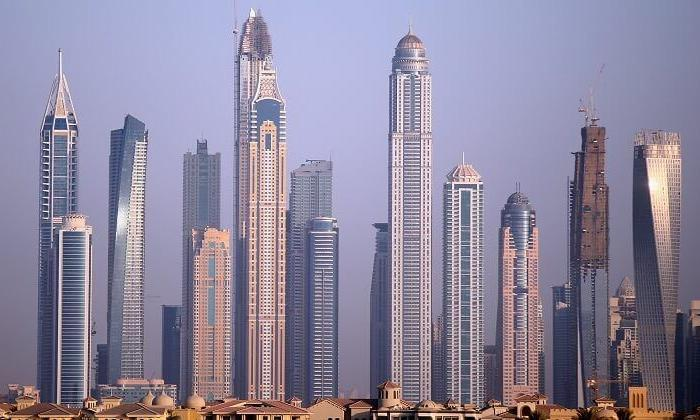
#> input picture pictures/kule.jpg, 700 x 420 px, found by its file name
$ python opencv_10.py
#> lines starting #> are read from the running program, lines starting #| are printed output that depends on the picture
import cv2
import matplotlib.pyplot as plt
import numpy as np

"""
BULANIKLAŞTIRMA
- Görüntü bulanıklığı, görüntünün düşük geçişli bir filtre uygulamasıyla elde edilir.
- Gürültüyü gidermek için kullanışlıdır. Aslında görüntüden yüksek frekanslı içeriği(örn. parazir, kenarlar) kaldırır.
- Opencv, üç ana tür bulanıklaştırma tekniği sağlar.
-- Ortalama bulanıklaştırma
-- Gauss bulanıklaştırma
-- Medyan bulanıklaştırma

Ortalama Bulanıklaştrıma:
Bir görüntünün normalleştirilmiş bir kutu filtresiyle sarılmasıyla yapılır.
Çekirdek alanı altındaki tüm piksellerin ortalamasını alır ve bu ortalamayı merkezi öğe ile yer değiştirir.

Gauss Bulanıklaştırma:
Bu yöntemde kutu filtresi yerine Gauss çekirdeği kullanılır.
Pozitif ve tek olması gereken çekirdeğin genişliğini ve yüksekliğini belirtir.
SigmaX ve sigmaY, X ve Y yönlerindeki standart sapmayı belirtmeliyiz.

Medyan Bulanıklaştırma:
Çekirdek alanı altındaki tüm piksellerin medyanını alır ve merkezi öğe bu medyan değerle değiştirilir.
Tuz ve biber gürültüsüne karşı olduça etkilidir.


"""
#blurring (detayı azaltır, gürültüyü engeller)
img = cv2.imread("pictures/kule.jpg")
#> img is the input picture: shape (420, 700, 3); mean B, G, R 157.6, 134.9, 141.6
img = cv2.cvtColor(img, cv2.COLOR_BGR2RGB)
plt.figure(),plt.imshow(img),plt.axis("off"),plt.title("orjinal")

#Ortalama bulanıklaştırma

dst2 = cv2.blur(img, ksize= (3,3))
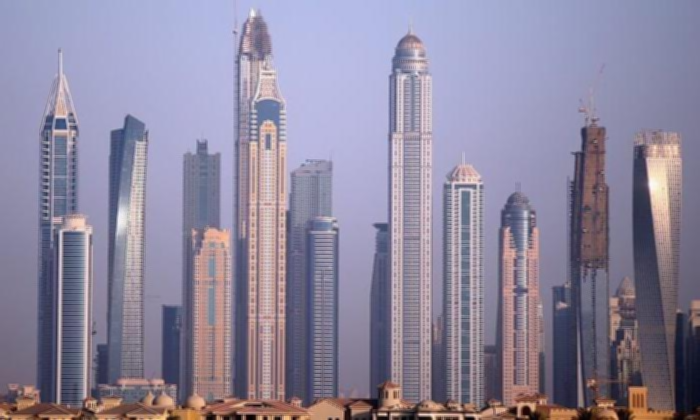
#> dst2: shape (420, 700, 3); mean R, G, B 141.6, 134.9, 157.6
plt.figure(), plt.imshow(dst2), plt.axis("off"),plt.title("ortalama blur")

#gauss blur

gb = cv2.GaussianBlur(img, ksize = (3,3), sigmaX=7)
plt.figure(), plt.imshow(gb), plt.axis("off"),plt.title("gauss blur")

#medyan blur
mb = cv2.medianBlur(img, ksize=3)
plt.figure(), plt.imshow(mb), plt.axis("off"),plt.title("medyan blur")

def gaussianNoise(image):
    row, col, ch = image.shape
    mean = 0
    var = 0.05
    sigma = var**0.5

    gauss = np.random.normal(mean, sigma, (row,col, ch))
    gauss = gauss.reshape(row,col,ch)
    noisy = image + gauss
    return noisy
# içe aktar normalize et
img = cv2.imread("pictures/kule.jpg")
img = cv2.cvtColor(img, cv2.COLOR_BGR2RGB)/255
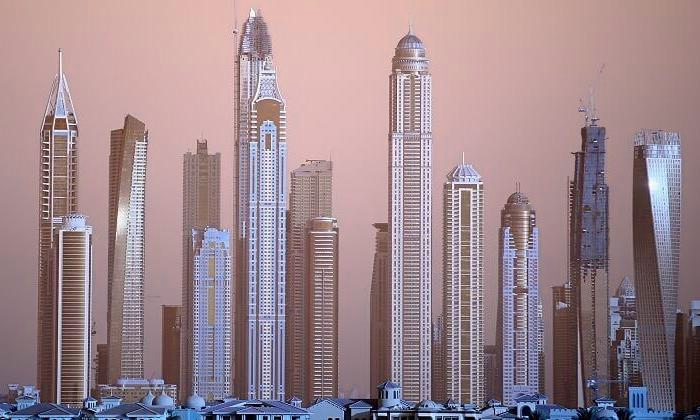
#> img: shape (420, 700, 3) float64; mean B, G, R 0.555, 0.529, 0.618
plt.figure(),plt.imshow(img),plt.axis("off"),plt.title("orjinal")

gaussianNoisyImage = gaussianNoise(img)
#> in gaussianNoise, `noisy = image + gauss`:
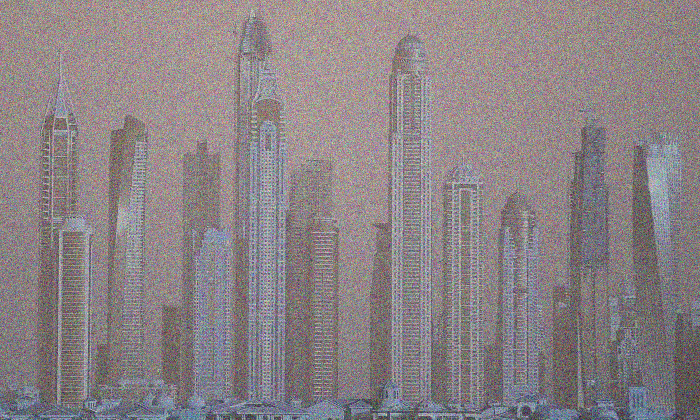
#> noisy: shape (420, 700, 3) float64; mean B, G, R 0.556, 0.53, 0.618; drawn with min black and max white
plt.figure(),plt.imshow(gaussianNoisyImage ),plt.axis("off"),plt.title("gauss noisy")

#gauss blur
gb2 = cv2.GaussianBlur(gaussianNoisyImage, ksize = (3,3), sigmaX=7)
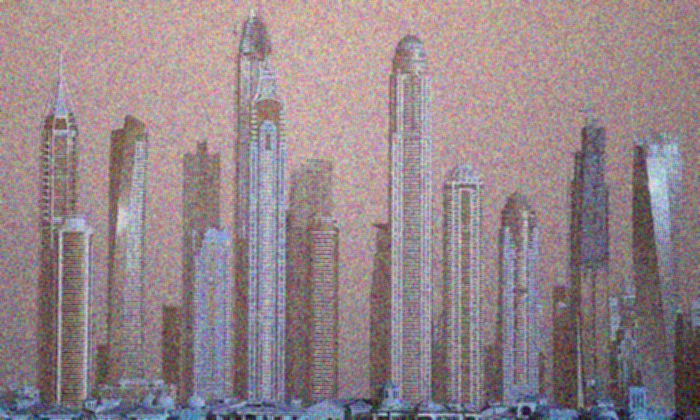
#> gb2: shape (420, 700, 3) float64; mean B, G, R 0.556, 0.53, 0.618; drawn with min black and max white
plt.figure(), plt.imshow(gb2), plt.axis("off"),plt.title("with gauss blur")


#tuz ve karabiber gürültüsü resme siyah ve beyaz noktaların resme rastgele yerleştirilmesi
def saltPapperNoise(image):

    row, col, ch= image.shape
    s_vs_p = 0.5

    amount = 0.004

    noisy = np.copy(image)

    #salt beyaz noktacık ekleme
    num_salt = np.ceil(amount * image.size * s_vs_p)
    coords = [np.random.randint(0, i - 1, int(num_salt)) for i in image.shape ]
    noisy[coords] = 1

    # papper siyah
    num_papper = np.ceil(amount * image.size *  (1 -  s_vs_p))
    coords = [np.random.randint(0, i - 1, int(num_papper)) for i in image.shape ]
    noisy[coords] = 0

    return noisy


spImage = saltPapperNoise(img)
#> (the run stopped early here; a loop or call above may not have finished)

$ run again, with pictures/cat1.jpg copied over pictures/kule.jpg
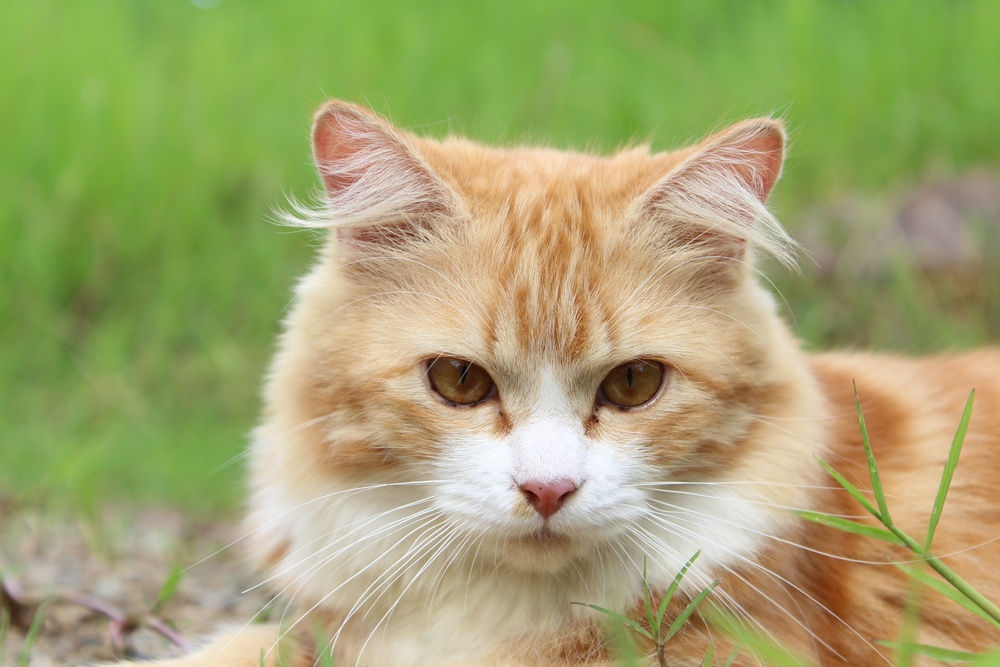
#> input picture pictures/cat1.jpg, 1000 x 667 px, shrunk from 3456 x 2304 before the run, found by its file name
#> img is the input picture: shape (667, 1000, 3); mean B, G, R 111, 164.6, 162.4
#> in gaussianNoise, `noisy = image + gauss`:
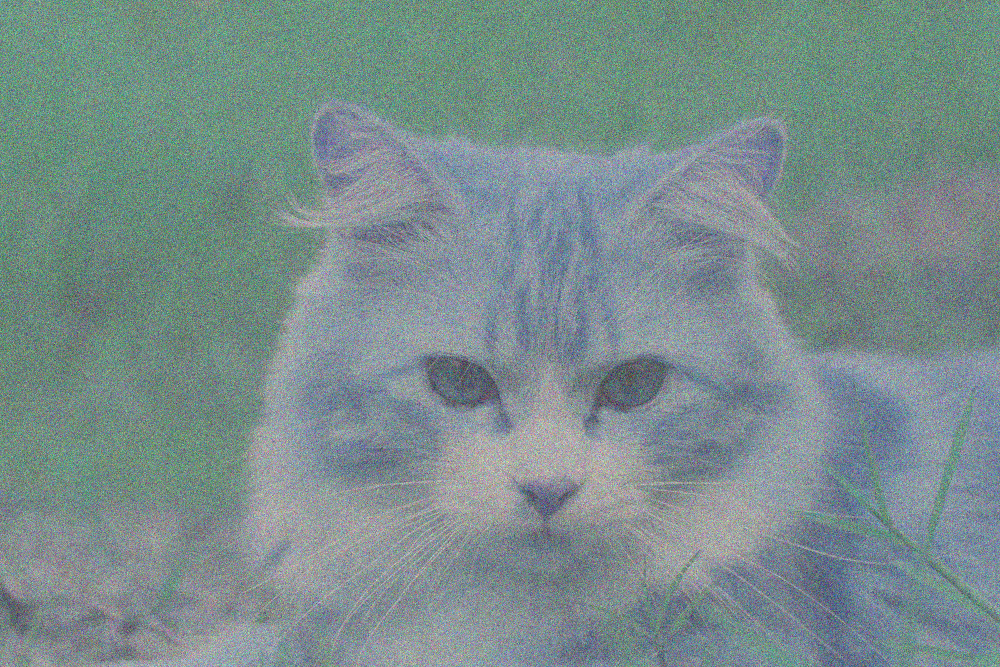
#> noisy: shape (667, 1000, 3) float64; mean B, G, R 0.637, 0.646, 0.436; drawn with min black and max white
#> `gb2 = cv2.GaussianBlur(gaussianNoisyImage, ksize = (3,3), sigmaX=7)`:
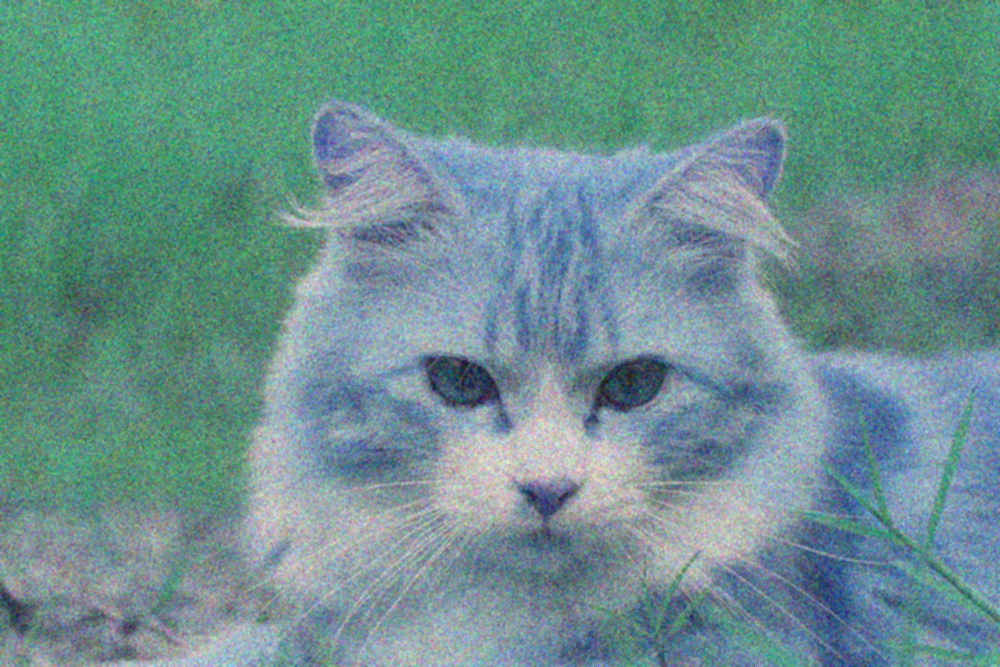
#> gb2: shape (667, 1000, 3) float64; mean B, G, R 0.637, 0.646, 0.436; drawn with min black and max white

$ run again, with pictures/cat2.jpg copied over pictures/kule.jpg
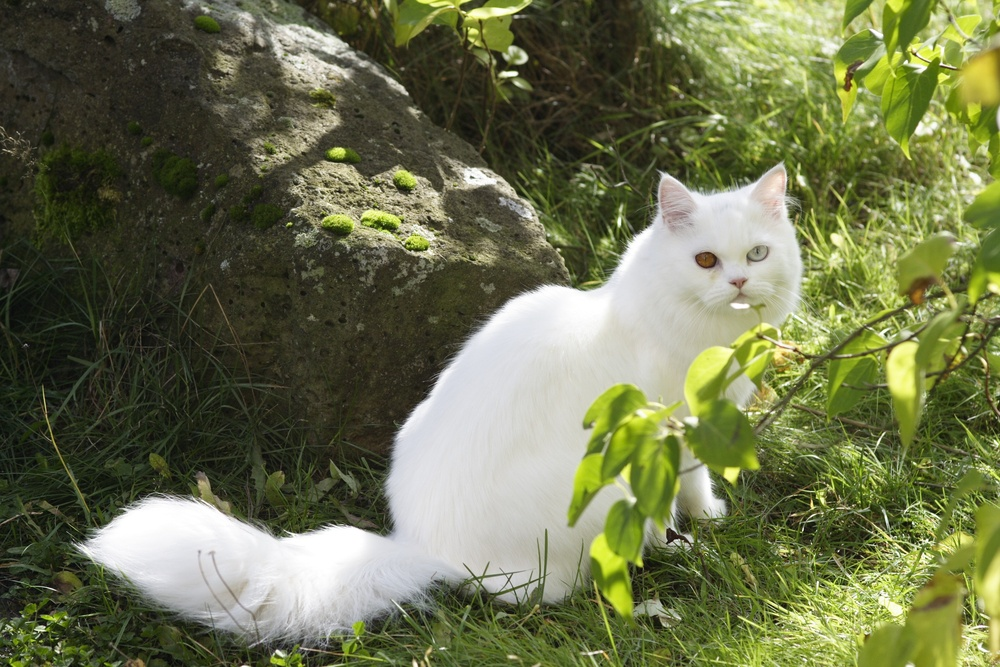
#> input picture pictures/cat2.jpg, 1000 x 667 px, shrunk from 3456 x 2304 before the run, found by its file name
#> img is the input picture: shape (667, 1000, 3); mean B, G, R 77.7, 113.5, 108.3
#> in gaussianNoise, `noisy = image + gauss`:
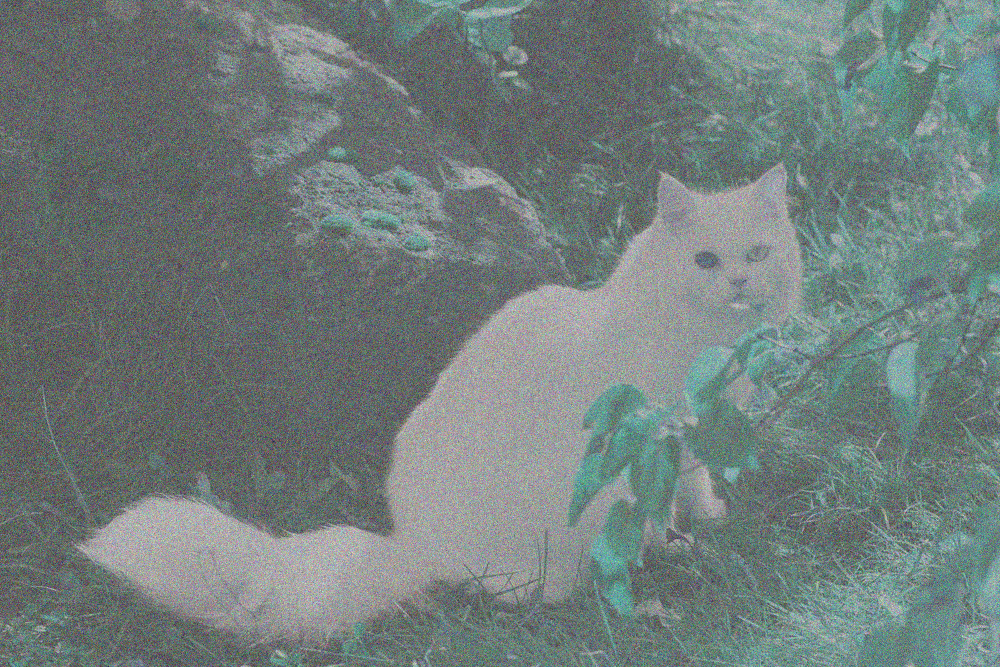
#> noisy: shape (667, 1000, 3) float64; mean B, G, R 0.425, 0.446, 0.305; drawn with min black and max white
#> `gb2 = cv2.GaussianBlur(gaussianNoisyImage, ksize = (3,3), sigmaX=7)`:
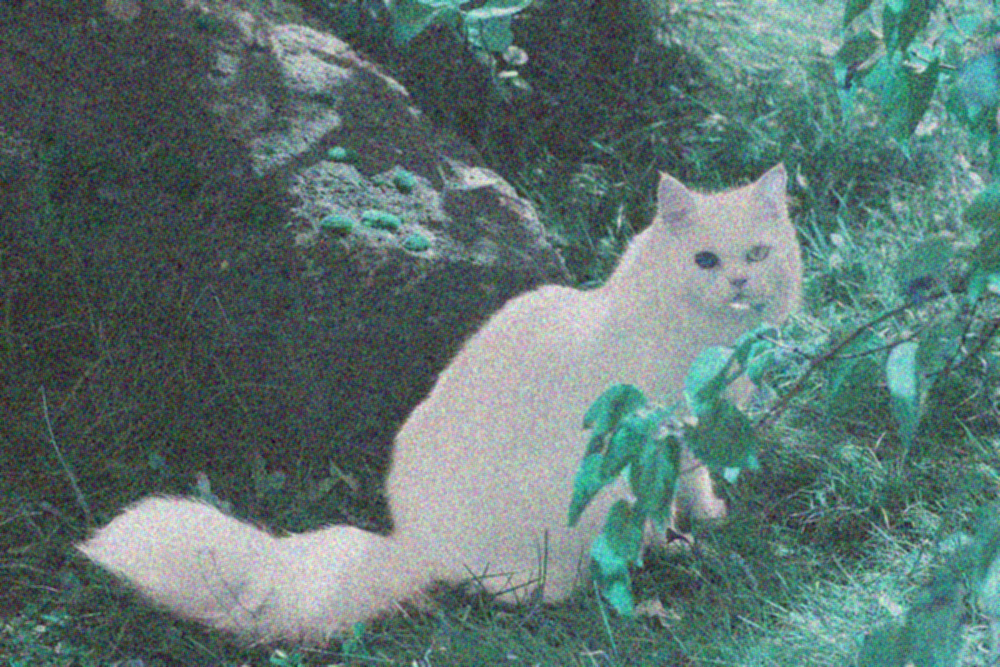
#> gb2: shape (667, 1000, 3) float64; mean B, G, R 0.425, 0.446, 0.305; drawn with min black and max white

$ run again, with pictures/dag.jpg copied over pictures/kule.jpg
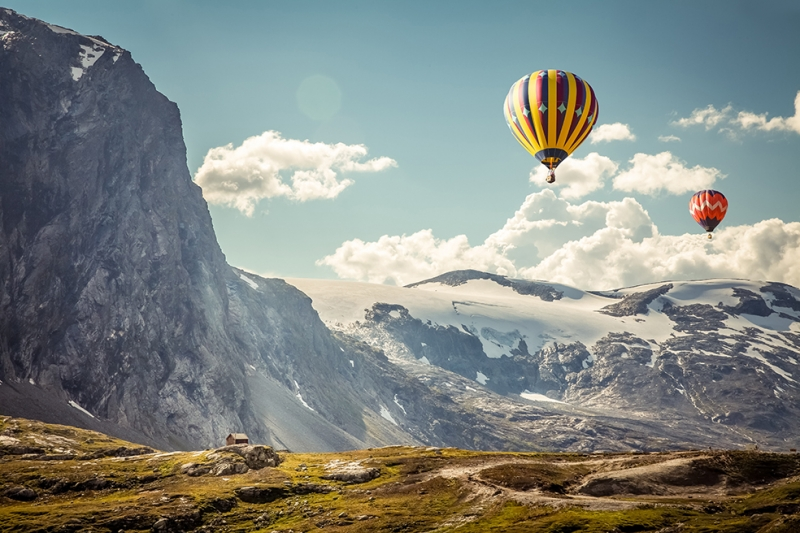
#> input picture pictures/dag.jpg, 800 x 533 px, found by its file name
#> img is the input picture: shape (533, 800, 3); mean B, G, R 130.6, 135.5, 129.6
#> `img = cv2.cvtColor(img, cv2.COLOR_BGR2RGB)/255`:
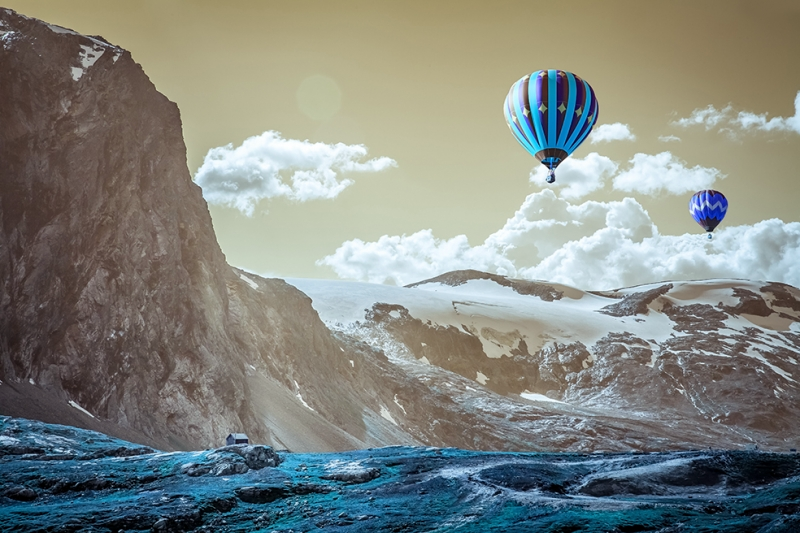
#> img: shape (533, 800, 3) float64; mean B, G, R 0.508, 0.531, 0.512
#> `gb2 = cv2.GaussianBlur(gaussianNoisyImage, ksize = (3,3), sigmaX=7)`:
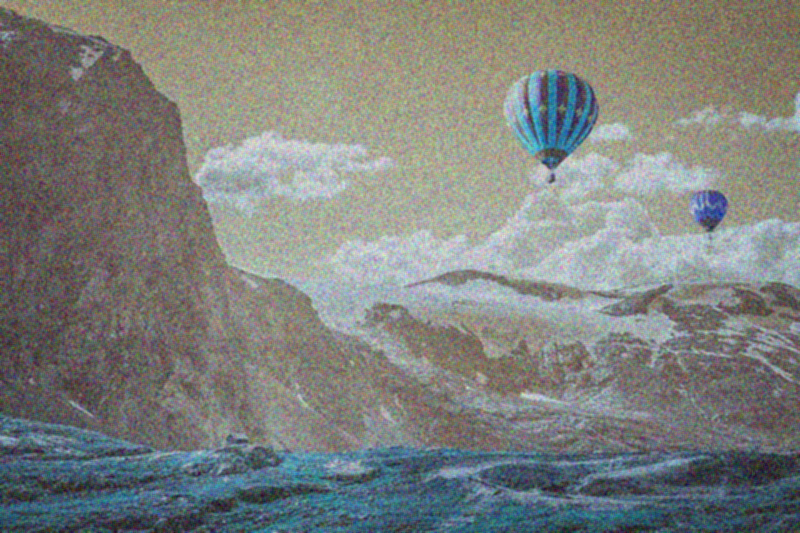
#> gb2: shape (533, 800, 3) float64; mean B, G, R 0.508, 0.532, 0.513; drawn with min black and max white
